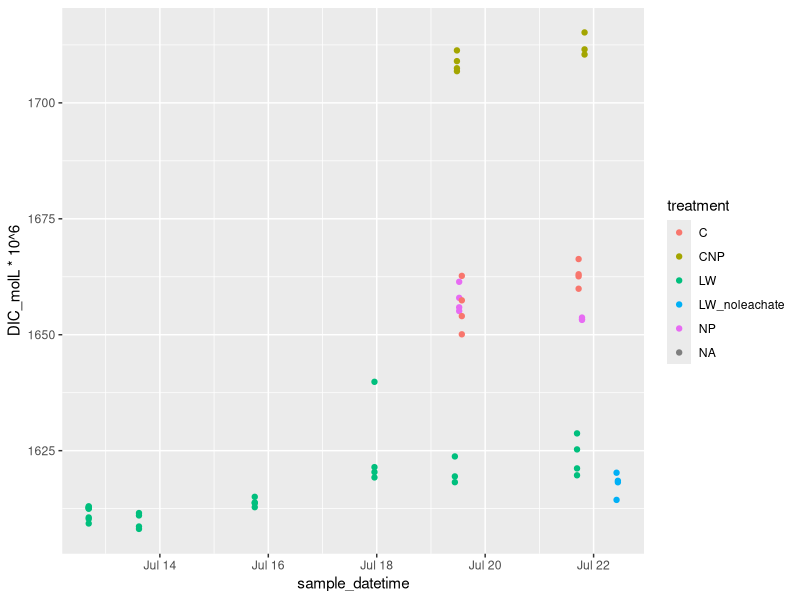
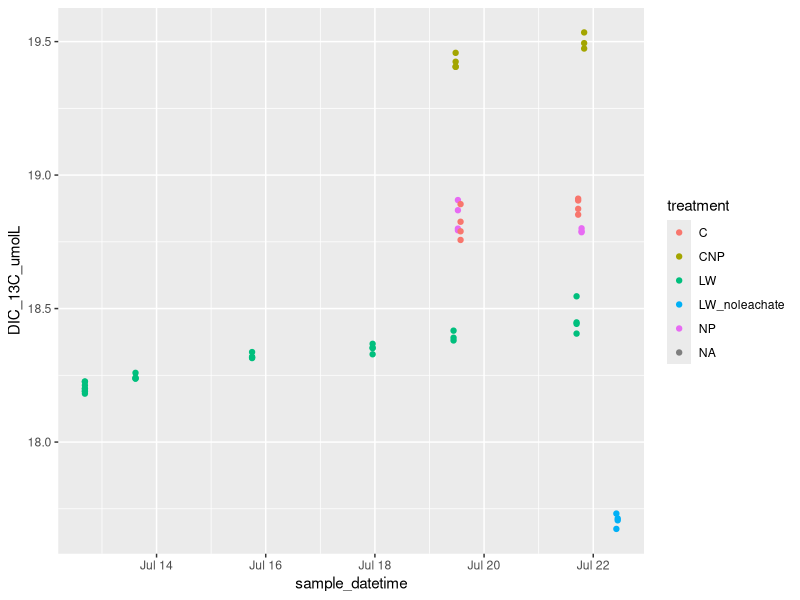
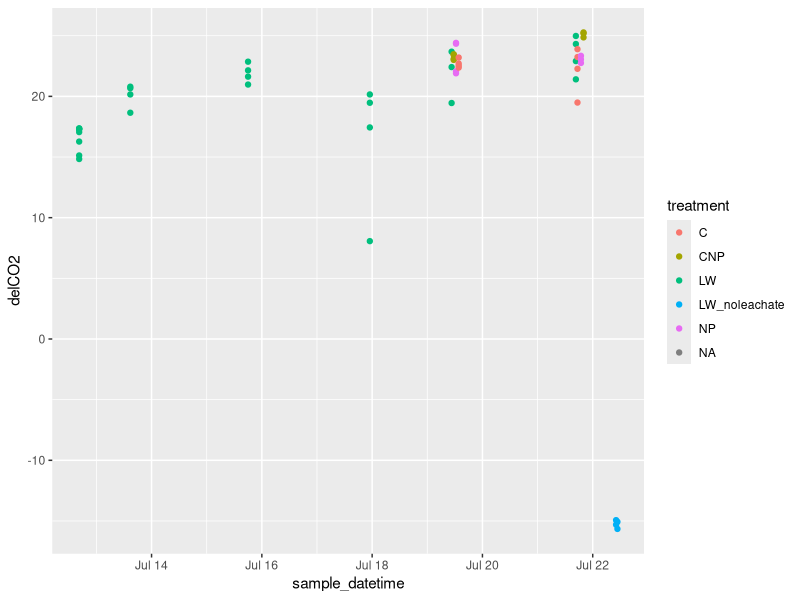

Generate these figures, in order, with R: (Note: this script raises an error after producing the figures.)
library(tidyverse)

dat <- read_csv('processed_CO2/experiment1_processed.csv')

dd <- dat %>% #glimpse()
    select(sample_datetime, time_interval, treatment,
            DIC_molL, DIC_mgL, DIC_13C_umolL, AF, delCO2)


t0 <- filter(dd, time_interval == 'T0') %>%
    summarize(across(.cols = c(sample_datetime, DIC_molL, DIC_13C_umolL, delCO2),
                     .fns = mean))
t0$DIC_12C_umolL <- t0$DIC_molL*10^6 - t0$DIC_13C_umolL

ggplot(dd, aes(sample_datetime, DIC_molL*10^6, col = treatment))+
    geom_point()
ggplot(dd, aes(sample_datetime, DIC_13C_umolL, col = treatment))+
    geom_point()
ggplot(dd, aes(sample_datetime, delCO2, col = treatment))+
    geom_point()




dd %>% filter(time_interval %in% c('T6', 'T5')) %>%
    group_by(treatment) %>%
    summarize(across(.cols = c(sample_datetime, DIC_molL, DIC_13C_umolL, delCO2),
                     .fns = mean)) %>%
    ungroup() %>%
    mutate(delta_DIC_umolL = (DIC_molL - t0$DIC_molL)*10^6,
           delta_DIC_13C = DIC_13C_umolL - t0$DIC_13C_umolL,
           delta_time = sample_datetime - t0$sample_datetime)

cw_12 <- 15
cs_12 <- 15
cl_13 <- 0.15

DICtrt_12 <- cw_12 + cs_12 + t0$DIC_12C_umolL
DICtrt_13 <- cw_12 * deltoAF(-27) + cs_12 * deltoAF(-12) + cl_13 + t0$DIC_13C_umolL

delDIC13 <- AFtodel(DICtrt_13/(DICtrt_12 + DICtrt_13))


print(paste('total DIC = ', DICtrt_12 + DICtrt_13))
print(paste('del13C = ', delDIC13))
